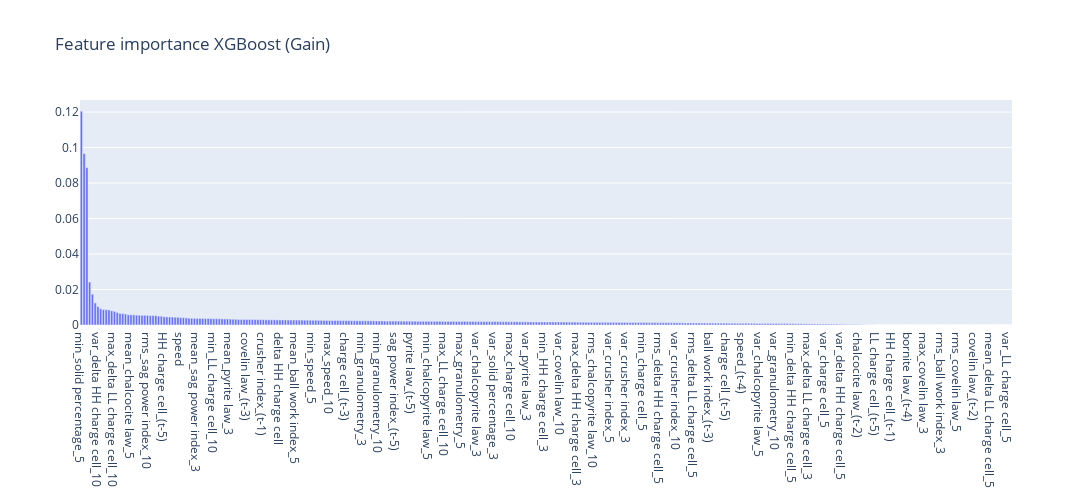

Notebook code cell kept with this figure:
### Code cell
# Plot
fig = go.Figure([go.Bar(x=df_importance["tag"], y=df_importance["importance"])])
fig.update_layout(height=500, width=1200,title="Feature importance XGBoost (Gain)",) 
fig.show()

### Figure 1 — Plotly figure (JSON) as saved in the notebook; plotly's stock layout.template omitted (floating-point values rounded to 4 significant figures; data arrays with more than 128 entries replaced by an {"elided": "..."} marker saying what was removed)
{"data": [{"type": "bar", "x": {"elided": "338 str values"}, "y": {"elided": "338 float values"}}], "layout": {"height": 500, "title": {"text": "Feature importance XGBoost (Gain)"}, "width": 1200}}
